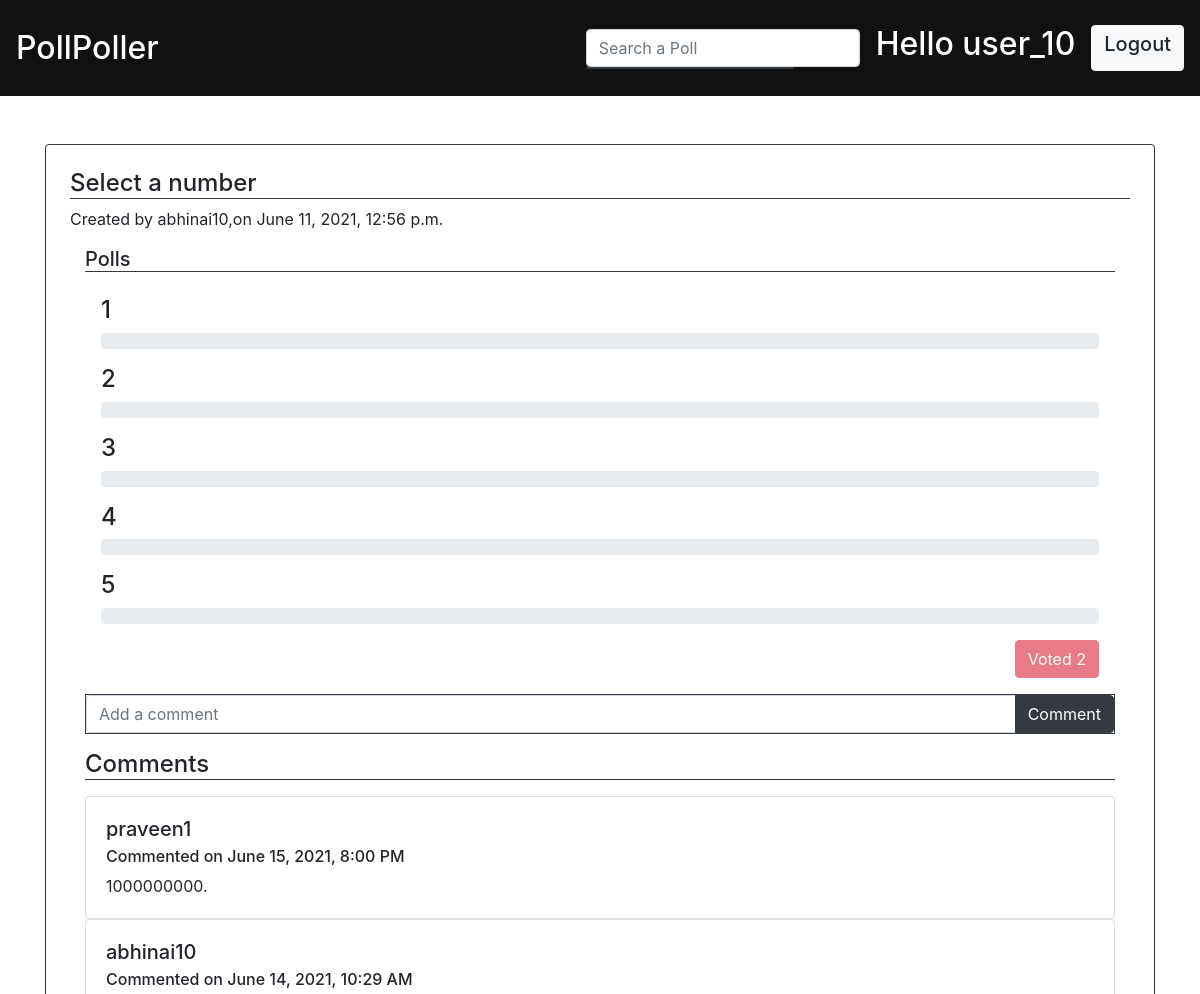
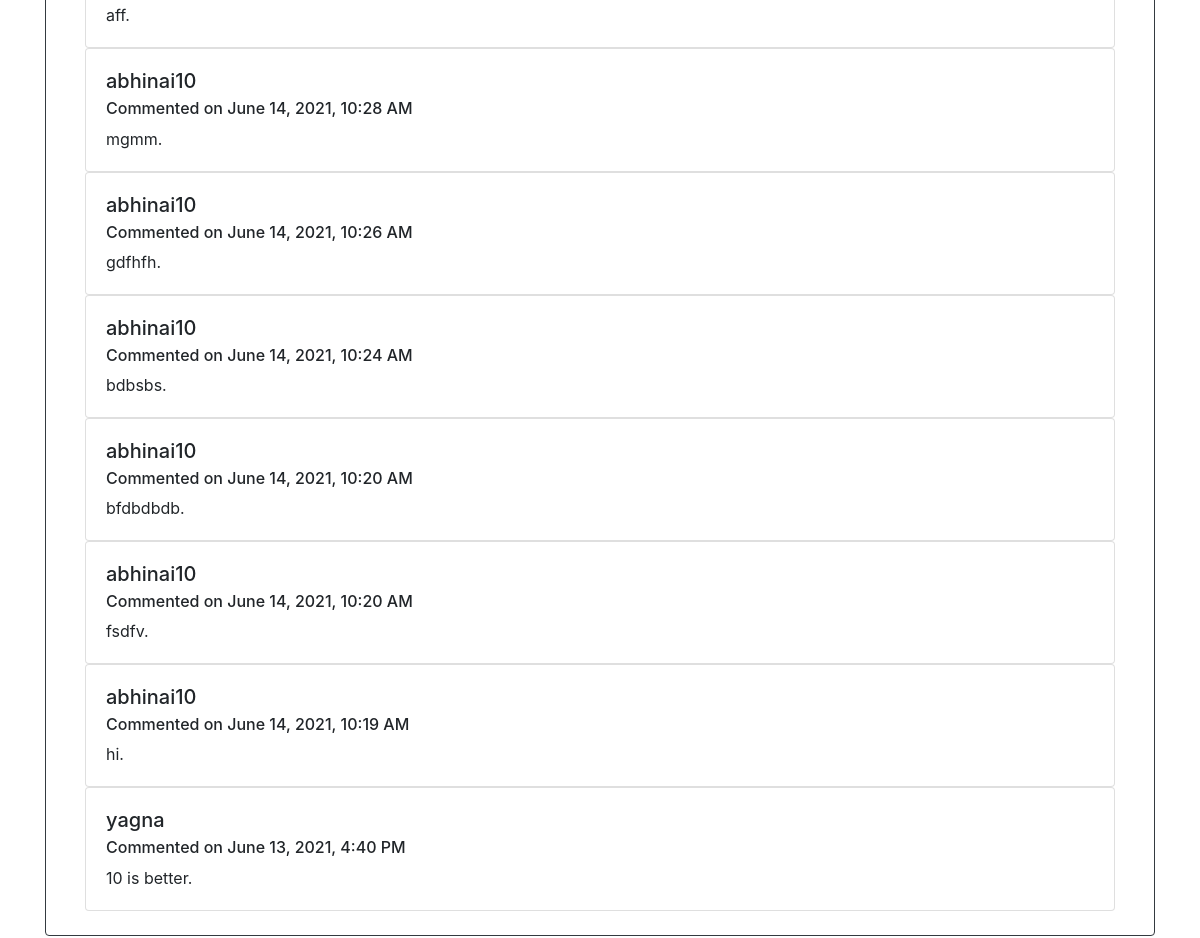
Page /allpolls/28/ (signed in) on the committed database (2 pictures, top to bottom).
### polls/models.py (models this page shows, shortened)
class Poll(models.Model):
    title = models.CharField(max_length=50)
    date = models.DateTimeField(default=datetime.now)
    creator = models.ForeignKey(User, on_delete=models.CASCADE)
    likes = models.IntegerField(default=0)

class PollsOptions(models.Model):
    pollOption = models.CharField(max_length=30)
    poll = models.ForeignKey(Poll, on_delete=models.CASCADE)
    pollOptionVotes = models.IntegerField(default=0)

class VotedBy(models.Model):
    poll = models.ForeignKey(Poll, on_delete=models.CASCADE)
    polled_by = models.ForeignKey(User,on_delete=models.CASCADE)
    polledOpt = models.ForeignKey(PollsOptions,on_delete=models.CASCADE)
    date = models.DateTimeField(default=datetime.now)

class CommentBy(models.Model):
    poll = models.ForeignKey(Poll,on_delete=models.CASCADE)
    comment = models.TextField(null=True)
    comment_by = models.ForeignKey(User, on_delete=models.CASCADE)
    date = models.DateTimeField(default=datetime.now)

### polls/views.py (the view)
# urls.py: path('allpolls/<str:id>/', views.poll_view, name='poll'),
@login_required(login_url='users:login')
def poll_view(request,id):
    poll = Poll.objects.get(id = id)
    try:
        status = VotedBy.objects.get(poll=poll, polled_by=request.user)
    except:
        status = None
    comments = CommentBy.objects.filter(poll = poll).order_by('date').reverse()
    context = {
        'poll' : poll,
        'status' : status,
        'comments' : comments
    }
    return render(request,'polls/poll.html',context)

### templates/polls/poll.html (shortened to what this page needs)
{% extends 'base.html' %}
{% block content %}
    <div class="container">
        <div class="mt-5 poll w-100">
            <div class="border border-dark rounded p-4">
                <h4 class='border-bottom border-dark'>{{poll.title}}</h4>
                <p>Created by {{poll.creator.username}},on {{poll.date}}</p>
                <div class='container-fluid'>
                    <h5 class='border-bottom border-dark'>Polls</h5>
                    {% if status %}
                    <div class="p-3 voted-poll">
                        {% for opt in poll.pollsoptions_set.all %}
                            <label class="mb-2 h4 lb-{{opt.id}}" for="">{{opt.pollOption}}</label>
                            <div class="progress mb-3 voted-{{opt.id}}">
                            </div>
                        {% endfor %}
                        <div class="d-flex justify-content-end">
                            <button class="btn btn-danger vote" disabled style="cursor: not-allowed;">Voted
                                {{status.polledOpt.pollOption}}
                            </button>
                        </div>
                    </div>
                    {% endif %}
                    <form>
                        <div class="input-group mb-3 border border-dark">
                            <input type="text" class="form-control " placeholder="Add a comment" aria-label="Recipientusername"
                                aria-describedby="basic-addon2">
                            <div class="input-group-append">
                                <button class="btn btn-dark text-white post-comment" type="button">Comment</button>
                            </div>
                        </div>
                    </form>
                    <div  class="border-bottom border-dark h4">
                        Comments
                    </div>
                    <div class="mt-3 allcomments">
                        {% for cmnt in comments %}
                            <div class="card">
                                <div class="card-body">
                                    <h5 class="card-title">{{cmnt.comment_by.username}}</h5>
                                    <h6 class="card-subtitle mb-2">Commented on
                                        {{cmnt.date|date:"F j, Y, g:i  A"}}</h6>
                                    <p class="card-text">{{cmnt.comment}}.</p>
                                </div>
                            </div>
                        {% endfor %}
                    </div>
                </div>
            </div>
        </div>
    </div>
{% endblock %}

### templates/base.html (shortened to what this page needs)
{% load static  %}
<html lang="en">
    <head>
        <link rel="stylesheet" href="{% static 'css/base.css' %}">
    </head>
    <body>
        <nav class="navbar navbar-dark sticky-top " style="background-color: #111;">
            <a class="navbar-brand h1 mt-3 " href="{% url 'polls:allpolls' %}">
                <h2>PollPoller</h2>
            </a>
            {% if user.is_authenticated %}
                <div class="d-flex">
                    <div class="mr-3 pt-1">
                        <div class="">
                            <input class="form-control  search-polls" type="search" placeholder="Search a Poll"
                                aria-label="Search">
                            <ul class="list-group suggestions-box border border-dark">
                            </ul>
                        </div>
                    </div>
                    <div class="logged-in-nav ">
                        <h2 class="text-white mr-3">Hello  <a href="{% url 'users:profile' %}" style="color: white;text-decoration: none;">{{user.username}}</a> </h2>
                        <a href="{% url 'users:logout' %}"><button class="btn btn-light">
                                <h5>Logout</h5>
                            </button></a>
                    </div>
                </div>
            {% endif %}
        </nav>
        <div class="mb-4" >
            {% block content %}
            {% endblock %}
        </div>
        <link rel="stylesheet" href="https://stackpath.bootstrapcdn.com/bootstrap/4.4.1/css/bootstrap.min.css"
>
    </body>
</html>

### static/css/base.css (style rules this page uses)
.logged-in-nav { display: flex; direction: ltr; justify-content: flex-end; align-items: stretch }
.suggestions-box { border-radius: 0px 0px 5px 5px !important; position: absolute !important; width: 13rem !important; }
form { padding: 0px; margin: 0px; }
nav { position: relative; }

### rows in the picture
Poll: title "Select a number", creator.username "abhinai10", date "June 11, 2021, 12:56 p.m."
PollsOptions: pollOption "1"
PollsOptions: pollOption "2"
PollsOptions: pollOption "3"
PollsOptions: pollOption "4"
PollsOptions: pollOption "5"
VotedBy: polledOpt.pollOption "2"
CommentBy: comment_by.username "praveen1", date "June 15, 2021, 8:00 PM", comment "1000000000"
CommentBy: comment_by.username "abhinai10", date "June 14, 2021, 10:29 AM", comment "aff"
CommentBy: comment_by.username "abhinai10", date "June 14, 2021, 10:28 AM", comment "mgmm"
CommentBy: comment_by.username "abhinai10", date "June 14, 2021, 10:26 AM", comment "gdfhfh"
CommentBy: comment_by.username "abhinai10", date "June 14, 2021, 10:24 AM", comment "bdbsbs"
CommentBy: comment_by.username "abhinai10", date "June 14, 2021, 10:20 AM", comment "bfdbdbdb"
CommentBy: comment_by.username "abhinai10", date "June 14, 2021, 10:20 AM", comment "fsdfv"
CommentBy: comment_by.username "abhinai10", date "June 14, 2021, 10:19 AM", comment "hi"
CommentBy: comment_by.username "yagna", date "June 13, 2021, 4:40 PM", comment "10 is better"

### other values in the picture
{{ user.username }} "user_10"
